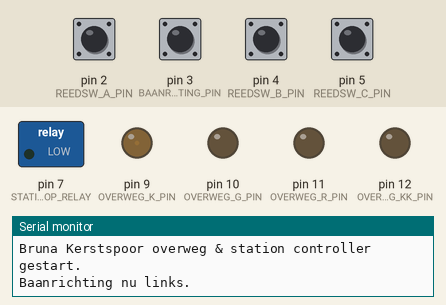
A sketch run on a simulated Arduino Uno, built with avr-gcc and run on an emulated ATmega328P. Shown: switched loads named in the sketch (green lamp = pin HIGH), output pins drawn as LEDs (lit = HIGH), the last lines printed to the serial monitor. Dashed ring = blinking. The inputs (shaded band) are chosen by the test bench; at power-on: pin 2 (REEDSW_A_PIN), pin 3 (BAANRICHTING_PIN), pin 4 (REEDSW_B_PIN), pin 5 (REEDSW_C_PIN) HIGH.

Above: at 1.2 s.
1.3 s: pin 2 (REEDSW_A_PIN) pulled LOW for 0.15 s
At 1.46 s:
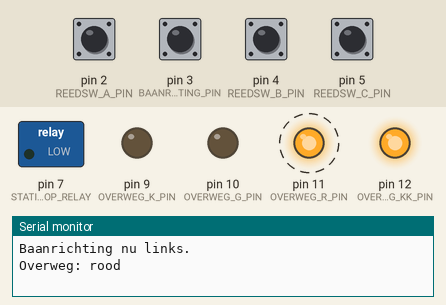
4.3 s: pin 3 (BAANRICHTING_PIN) pulled LOW for 0.15 s
At 4.93 s:
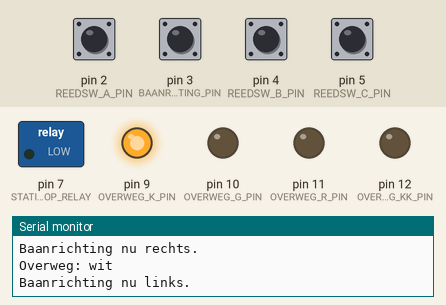
7.3 s: pin 5 (REEDSW_C_PIN) pulled LOW for 0.15 s
At 7.93 s:
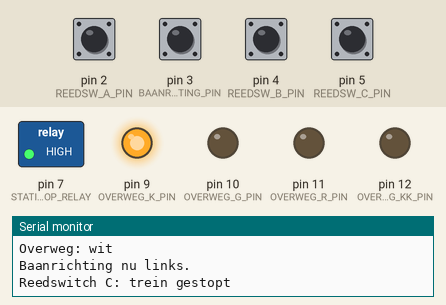
10.3 s: pin 2 (REEDSW_A_PIN) pulled LOW for 1 s
At 10.46 s:
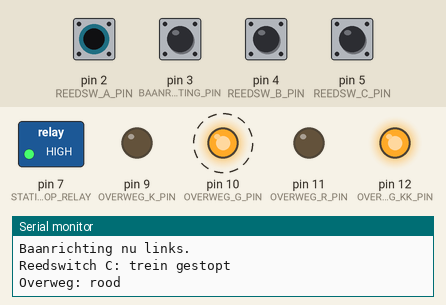
13.3 s: pin 4 (REEDSW_B_PIN) pulled LOW for 0.15 s
At 13.46 s:
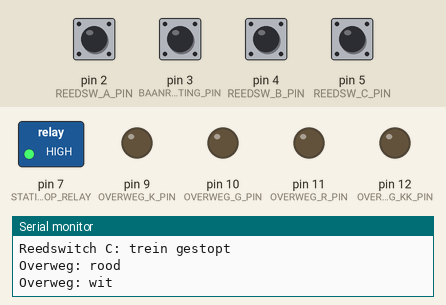
16.3 s: pin 4 (REEDSW_B_PIN) pulled LOW for 1 s
Timing chart, 0 to 20.3 s (numbered marks = the images above; inputs shaded):
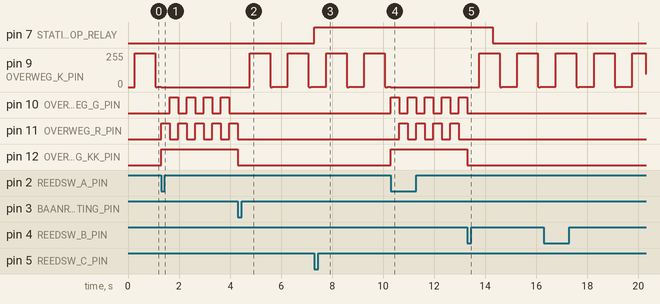

The sketch:

bruna_overweg_station.ino
```cpp
/* Geschreven door Pascal Scheffers, september 2017.
 *
 * Synopsis:
 * Een circa 8 meter lange rechte treinbaan (DC) met wissel automaat:
 * De wissel automaat staat ingesteld om de trein van links naar rechts en omgekeerd
 * te laten rijden door elke X seconden de polariteit van de rails om te wisselen.
 * Bij de eindstukken is telkens 1 rails onderbroken door een diode, zodat de trein daar
 * slechts een kant op kan rijden en dus betrouwbaar stopt.
 *
 * De Arduino laat de overweg op het juiste moment knipperen en stopt de trein op het station.
 *
 * De layout is alsvolgt:
 *
 * LINKS----REEDSW_A---overweg--|-REEDSW_B--station--REEDSW_C-|------RECHTS
 *
 * Lengtes:
 * Links naar rechts: 545 cm
 * Links naar A: 171 cm (inv. 216)
 *            | 31cm
 * Links naar B: 298 cm (inv. 247)
 *            | 127cm
 * Links naar C: 329 cm (inv. 374)
 *            | 216cm
 * Naar Rechts  545cm
 *
 *
 * Waar het stuk tussen de |---| onderbroken is en aangesloten is op de NC pins van een relais.
 * Hierdoor zal als de Arduino niets detecteerd of vast loopt de trein altijd blijven rijden.
 *
 * Technisch is het eenvoudig om inplaats van de richting sensor, de Arduino ook de richting te laten
 * regelen met een wissel relais.
 *
 * Het programma is eenvoudig alsvolgt:
 * Als de trein van links naar rechts rijdt: (richting_links=true)
 * Bij REEDSW_A: overweg op rood
 *     REEDSW_B: overweg op wit
 *     REEDSW_C: stop trein voor STATION_WACHT_TIJD milliseconden
 *
 * Als de trein van rechts naar links rijdt: (richting_links=false)
 * Bij REEDSW_C: doe niets
 *     REEDSW_B: 1. stop trein voor STATION_WACHT_TIJD milliseconden
 *               2. zodra de trein gaat rijden, overweg op rood
 *     REEDSW_A: Overweg wit.
 *
 *
 *
 */

// Timings
#define OVERWEG_ROOD_INTERVAL 333 // milliseconden
#define OVERWEG_WIT_SNELHEID 4 // tijd tussen fader stapjes. Lager is sneller knipperen
#define OVERWEG_WIT_FREQUENTIE 1500 // tijd voor een hele knipper cyclus.

#define STATION_WACHT_TIJD 7000 // ms

/* Pin indeling */
/* Uitgangen */
#define OVERWEG_G_PIN 10
#define OVERWEG_R_PIN 11
#define OVERWEG_K_PIN 9
#define OVERWEG_KK_PIN 12
#define STATION_STOP_RELAY 7

/* Ingangen */
// REED Switches, van links naar rechts:
#define REEDSW_A_PIN 2  // Direkt na de tunnel
#define REEDSW_B_PIN 4  // Tussen tunnel en station
#define REEDSW_C_PIN 5  // Tussen station en baaneinde

// Opto coupler baanrichting sensor
#define BAANRICHTING_PIN 3

// Interne API constanten
#define OVERWEG_KNIPPER_ONVERANDERD -1
#define OVERWEG_KNIPPER_WIT 0
#define OVERWEG_KNIPPER_ROOD 1
#define RICHTING_LINKS HIGH


void setup() {
  // Alle pinnen op de juiste modus instellen:

  pinMode(OVERWEG_G_PIN, OUTPUT);
  pinMode(OVERWEG_R_PIN, OUTPUT);
  pinMode(OVERWEG_K_PIN, OUTPUT);
  pinMode(OVERWEG_KK_PIN, OUTPUT);
  pinMode(STATION_STOP_RELAY, OUTPUT);
  pinMode(REEDSW_A_PIN, INPUT_PULLUP);
  pinMode(REEDSW_B_PIN, INPUT_PULLUP);
  pinMode(REEDSW_C_PIN, INPUT_PULLUP);
  pinMode(BAANRICHTING_PIN, INPUT_PULLUP);
  Serial.begin(115200);
  Serial.println("Bruna Kerstspoor overweg & station controller gestart.");

}

void loop() {
  // put your main code here, to run repeatedly:
  unsigned long nu = millis();
  static unsigned long treinGestopt = 0;
  bool baanRichtingLinks = false;
  static bool vorigeBaanRichtingLinks = false;
  static bool treinHeeftGestopt = false;
  if (digitalRead(BAANRICHTING_PIN) == RICHTING_LINKS) {
    baanRichtingLinks = true;
  }

  if (vorigeBaanRichtingLinks != baanRichtingLinks) {
    if (baanRichtingLinks) {
      Serial.println("Baanrichting nu links.");
    } else {
      Serial.println("Baanrichting nu rechts.");
    }
    if (treinGestopt > 0) {
      // Dit is een watchdog functie. Dit is de enige echt vervelende als het mis gaat, dus reset het relais
      // als de baanrichting veranderd.
      digitalWrite(STATION_STOP_RELAY, LOW);
      treinGestopt = 0;
    }
    vorigeBaanRichtingLinks = baanRichtingLinks;
    treinHeeftGestopt = false;
    overwegBijwerken(nu, OVERWEG_KNIPPER_WIT);
  }

  if (treinGestopt > 0 && nu - treinGestopt > STATION_WACHT_TIJD ) {
    digitalWrite(STATION_STOP_RELAY, LOW);
    treinGestopt = 0;
    Serial.println("Trein vertrekt van station.");
    if (!baanRichtingLinks) {
      overwegBijwerken(nu, OVERWEG_KNIPPER_ROOD);
    }
  }

  overwegBijwerken(nu, OVERWEG_KNIPPER_ONVERANDERD);
  if (digitalRead(BAANRICHTING_PIN) == RICHTING_LINKS) {
    // Trein gaat van links naar rechts.
    if (digitalRead(REEDSW_A_PIN) == LOW) {
      //Serial.print("A");
      overwegBijwerken(nu, OVERWEG_KNIPPER_ROOD);
    }
    if (digitalRead(REEDSW_B_PIN) == LOW) {
      //Serial.print("B");
      overwegBijwerken(nu, OVERWEG_KNIPPER_WIT);
    }
    if (!treinHeeftGestopt && treinGestopt == 0 && digitalRead(REEDSW_C_PIN) == LOW) {
      //Serial.print("C");
      digitalWrite(STATION_STOP_RELAY, HIGH);
      treinGestopt = nu;
      treinHeeftGestopt = true;
      Serial.println("Reedswitch C: trein gestopt");
      overwegBijwerken(nu, OVERWEG_KNIPPER_WIT);
    }
  } else {
    if (!treinHeeftGestopt && treinGestopt==0 && digitalRead(REEDSW_B_PIN) == LOW) {
      //Serial.print("B");
      digitalWrite(STATION_STOP_RELAY, HIGH);
      treinGestopt = nu;
      treinHeeftGestopt=true;
      Serial.println("Reedswitch B: trein gestopt");
    }
    if (digitalRead(REEDSW_A_PIN) == LOW) {
      //Serial.print("A");
      overwegBijwerken(nu, OVERWEG_KNIPPER_WIT);
    }
  }

}


void overwegBijwerken(unsigned long nu, char nieuweKnipperStand) {


  static unsigned long laatsteKnipper=0;
  static char witRichting = 1;
  static unsigned char witIntensiteit=20;
  static char knipperStand=OVERWEG_KNIPPER_WIT;
  static bool roodWissel=false;

  if (nieuweKnipperStand != OVERWEG_KNIPPER_ONVERANDERD && nieuweKnipperStand != knipperStand) {
    digitalWrite(OVERWEG_G_PIN, LOW);
    digitalWrite(OVERWEG_K_PIN, LOW);
    digitalWrite(OVERWEG_R_PIN, LOW);
    if (nieuweKnipperStand == OVERWEG_KNIPPER_WIT) {
      Serial.println("Overweg: wit");
      digitalWrite(OVERWEG_KK_PIN, LOW);
    } else {
      Serial.println("Overweg: rood");
      digitalWrite(OVERWEG_R_PIN, HIGH);
      digitalWrite(OVERWEG_KK_PIN, HIGH);
    }
      knipperStand = nieuweKnipperStand;
      laatsteKnipper = 0;
  }
  unsigned long knipperDuur = nu - laatsteKnipper;
  if (knipperStand == OVERWEG_KNIPPER_WIT) {
    float periodeStap = nu % OVERWEG_WIT_FREQUENTIE; // % is modulo.
    periodeStap = 2* M_PI * (periodeStap/OVERWEG_WIT_FREQUENTIE);
    float nieuwWitF = abs((sin(periodeStap)+1)/2)*254;
    if (nieuwWitF > 240) nieuwWitF=255;
    //if (nieuwWitF < 3) nieuwWitF=3;

    int nieuwWit = (int)nieuwWitF;
    //Serial.println(sin(periodeStap), "%f");
    //Serial.println(nieuwWit, "%d");
    if (nieuwWit != witIntensiteit) {
      witIntensiteit = nieuwWit;
      analogWrite(OVERWEG_K_PIN,witIntensiteit);
    }
    /*
    if (witIntensiteit > 235) {
      witRichting = -1*2;
    } else if (witIntensiteit < 5) {
      witRichting = 1*2;
    }
    if (knipperDuur > OVERWEG_WIT_SNELHEID) {
      witIntensiteit += witRichting;
      analogWrite(OVERWEG_K_PIN,witIntensiteit);
      laatsteKnipper = nu;
    }*/
  } else {
    if (knipperDuur > OVERWEG_ROOD_INTERVAL) {
      if (roodWissel) {
        roodWissel =false;
        digitalWrite(OVERWEG_G_PIN, HIGH);
        digitalWrite(OVERWEG_R_PIN, LOW);
      } else {
        roodWissel = true;
        digitalWrite(OVERWEG_G_PIN, LOW);
        digitalWrite(OVERWEG_R_PIN, HIGH);
      }
      laatsteKnipper = nu;
    }
  }

}
```

Measured:
- after the input at 1.3 s, pin 10 (OVERWEG_G_PIN): alternates HIGH for 0.33 s and LOW for 0.33 s, starting after 0.33 s; pin 11 (OVERWEG_R_PIN): alternates HIGH for 0.33 s and LOW for 0.33 s, starting at once; pin 12 (OVERWEG_KK_PIN): LOW → HIGH at once
- after the input at 4.3 s, pin 10 (OVERWEG_G_PIN): stops changing and stays LOW; pin 11 (OVERWEG_R_PIN): goes on until 4.3 s, then stays LOW; pin 12 (OVERWEG_KK_PIN): HIGH → LOW at once
- after the input at 7.3 s, pin 7 (STATION_STOP_RELAY): LOW → HIGH at once
- after the input at 10.3 s, pin 10 (OVERWEG_G_PIN): alternates HIGH for 0.33 s and LOW for 0.33 s, starting at once; pin 11 (OVERWEG_R_PIN): alternates HIGH for 0.33 s and LOW for 0.33 s, starting after 0.33 s; pin 12 (OVERWEG_KK_PIN): LOW → HIGH at once
- after the input at 13.3 s, pin 10 (OVERWEG_G_PIN): goes on until 13.3 s, then stays LOW; pin 11 (OVERWEG_R_PIN): stops changing and stays LOW; pin 12 (OVERWEG_KK_PIN): HIGH → LOW at once
